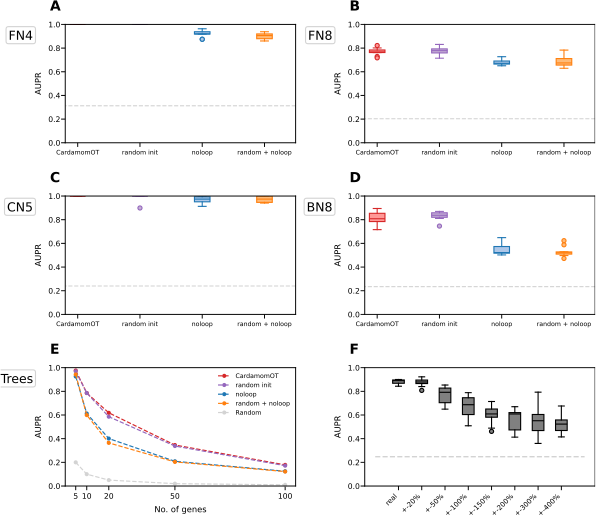

Recreate this plot in Python.
# ============================================================
# Figure: Directed benchmarks + Trees + Global boxplot
# ============================================================
import numpy as np
import matplotlib.pyplot as plt
import matplotlib.gridspec as gs
from sklearn.metrics import precision_recall_curve, auc

path = './'
N = 10

algoD = ['CardamomOT', 'random init', 'noloop', 'random + noloop']

algo_file = {'CardamomOT': 'CARDAMOM2'}
def file_name(algo): return algo_file.get(algo, algo)

algoG = [
    'CARDAMOM2_deg',
    'CARDAMOM2_degmult2', 'CARDAMOM2_degmult4',
    'CARDAMOM2_degmult8', 'CARDAMOM2_degmult16',
    'CARDAMOM2_degover2', 'CARDAMOM2_degover4', 'CARDAMOM2_degover8'
]
labelG = ['real', '+-20%', '+-50%', '+-100%', '+-150%', '+-200%', '+-300%', '+-400%']

benchmarks = ['FN4', 'FN8', 'CN5', 'BN8']
trees = ['Trees5', 'Trees10', 'Trees20', 'Trees50', 'Trees100']
size = [5, 10, 20, 50, 100]

cmap = plt.get_cmap('tab20')
c = {
    'CardamomOT':      (cmap(6),  cmap(7)),
    'random init':     (cmap(8),  cmap(9)),
    'noloop':          (cmap(0),  cmap(1)),
    'random + noloop': (cmap(2),  cmap(3)),
    'Random':          2*('lightgray',)
}
for a in algoG: c[a] = ('black', 'grey')

# Figure: same width as figure2.py (6.85 in = 174 mm), 6.0 in tall (~152 mm)
fig = plt.figure(figsize=(6.85, 6.0))
grid = gs.GridSpec(3, 2, hspace=0.45, wspace=0.30, height_ratios=[1,1,1])

def configure(ax):
    w = 0.7
    ax.tick_params(direction='out', length=3, width=w)
    ax.tick_params(axis='x', pad=2, labelsize=5.5)
    ax.tick_params(axis='y', pad=0.5, labelsize=5.5)
    for side in ['top','bottom','left','right']: ax.spines[side].set_linewidth(w)
    ax.set_ylim(0,1)

opt_box = {'patch_artist': True, 'widths': [.25]}
def configure_box(box, col):
    w = 0.8
    for item in ['boxes','whiskers','fliers','medians','caps']:
        plt.setp(box[item], color=col[0], lw=w)
    plt.setp(box['boxes'], facecolor=col[1])
    plt.setp(box['fliers'], markeredgecolor=col[0],
             markerfacecolor=col[1], ms=3, markeredgewidth=w)

x, y = -11, 10
xn, yn = -0.14, 0.87
opt_panel = dict(xy=(0,1), xycoords='axes fraction',
    textcoords='offset points', fontsize=10, annotation_clip=False)

# Panels A-D
panel_letters = ['A','B','C','D']
positions = [(0,0),(0,1),(1,0),(1,1)]

for i, bench in enumerate(benchmarks):
    aupr = {a: [] for a in algoD+['Random']}
    for r in range(1, N+1):
        inter = abs(np.load(f'{path}{bench}/True/inter_{r}.npy'))
        G = inter.shape[0]
        edges = [(ii,jj) for ii in range(G) for jj in set(range(1,G))-{ii}]
        y0 = np.array([inter[ii,jj] for ii,jj in edges])
        aupr['Random'].append(np.mean(y0))
        for a in algoD:
            score = abs(np.load(f'{path}{bench}/{file_name(a)}/score_{r}.npy'))
            y1 = np.array([score[ii,jj] for ii,jj in edges])
            p, rcl, _ = precision_recall_curve(y0, y1)
            aupr[a].append(auc(rcl, p))

    ax = plt.subplot(grid[positions[i]])
    configure(ax)
    kw = dict(fontweight='bold', **opt_panel) 
    ax.annotate(panel_letters[i], xytext=(x,y), **kw)
    b = np.mean(aupr['Random'])
    ax.plot([0,len(algoD)+1],[b,b],'--',color='lightgray',lw=0.8)
    for j, a in enumerate(algoD):
        box = ax.boxplot([aupr[a]], positions=[j+1], **opt_box)
        configure_box(box, c[a])
    ax.set_xlim(0.8, len(algoD)+0.5)
    ax.set_xticklabels(algoD, fontsize=4.5)
    ax.set_ylabel('AUPR', fontsize=6)
    optn = dict(fontsize=9, transform=ax.transAxes, ha='right')
    ax.text(xn, yn, bench, **optn)
    ax.text(xn, yn+0.01, bench, color='none',
            bbox=dict(boxstyle='round,pad=0.2',fc='none',ec='lightgray',lw=0.8), **optn)

# Panel E: Trees
auprTrees = {a: [] for a in algoD+['Random']}
for bench in trees:
    tmp = {a: [] for a in algoD+['Random']}
    for r in range(1, N+1):
        inter = abs(np.load(f'{path}{bench}/True/inter_{r}.npy'))
        G = inter.shape[0]
        edges = [(ii,jj) for ii in range(G) for jj in set(range(1,G))-{ii}]
        y0 = np.array([inter[ii,jj] for ii,jj in edges])
        tmp['Random'].append(np.mean(y0))
        for a in algoD:
            score = abs(np.load(f'{path}{bench}/{file_name(a)}/score_{r}.npy'))
            y1 = np.array([score[ii,jj] for ii,jj in edges])
            p, rcl, _ = precision_recall_curve(y0, y1)
            tmp[a].append(auc(rcl, p))
    for a in tmp: auprTrees[a].append(np.mean(tmp[a]))

ax = plt.subplot(grid[2,0])
configure(ax)
ax.annotate('E', xytext=(x,y), fontweight='bold', **opt_panel)
for a in algoD+['Random']:
    ax.plot(size, auprTrees[a], '--', marker='.', ms=4, lw=0.85, color=c[a][0], label=a)
ax.legend(frameon=False, fontsize=4.5)
ax.set_xticks(size)
ax.set_xlabel('No. of genes', fontsize=6)
ax.set_ylabel('AUPR', fontsize=6)
optn = dict(fontsize=9, transform=ax.transAxes, ha='right')
ax.text(xn, yn, 'Trees', **optn)
ax.text(xn, yn+0.01, 'Trees', color='none',
        bbox=dict(boxstyle='round,pad=0.2',fc='none',ec='lightgray',lw=0.8), **optn)

# Panel F: Global boxplot
auprG = {a: [] for a in algoG}
auprR = []
for r in range(1, N+1):
    rand = []
    for b in benchmarks:
        inter = abs(np.load(f'{path}{b}/True/inter_{r}.npy'))
        G = inter.shape[0]
        edges = [(ii,jj) for ii in range(G) for jj in set(range(1,G))-{ii}]
        rand.append(np.mean([inter[ii,jj] for ii,jj in edges]))
    auprR.append(np.mean(rand))
    for a in algoG:
        vals = []
        for b in benchmarks:
            inter = abs(np.load(f'{path}{b}/True/inter_{r}.npy'))
            score = abs(np.load(f'{path}{b}/{a}/score_{r}.npy'))
            G = inter.shape[0]
            edges = [(ii,jj) for ii in range(G) for jj in set(range(1,G))-{ii}]
            y0 = np.array([inter[ii,jj] for ii,jj in edges])
            y1 = np.array([score[ii,jj] for ii,jj in edges])
            p, rcl, _ = precision_recall_curve(y0, y1)
            vals.append(auc(rcl, p))
        auprG[a].append(np.mean(vals))

ax = plt.subplot(grid[2,1])
configure(ax)
ax.annotate('F', xytext=(x,y), fontweight='bold', **opt_panel)
for i, a in enumerate(algoG):
    box = ax.boxplot([auprG[a]], positions=[i+1], widths=0.5, patch_artist=True)
    configure_box(box, c[a])
ax.plot([0,len(algoG)+1],[np.mean(auprR)]*2,'--',color='lightgray',lw=1)
ax.set_xticks(range(1, len(labelG)+1))
ax.set_xticklabels(labelG, rotation=45, ha='right', fontsize=5)
ax.set_ylabel('AUPR', fontsize=6)

fig.savefig('figure4.pdf', dpi=300, bbox_inches='tight', pad_inches=0.0)
plt.show()
